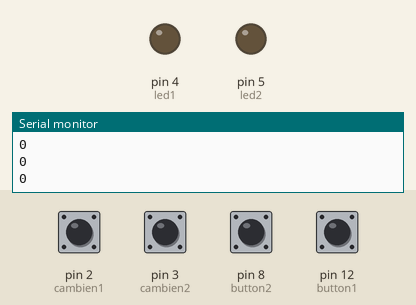
Bench run of a sketch on a simulated Arduino Uno, built with avr-gcc and run on an emulated ATmega328P. Parts: output pins drawn as LEDs (lit = HIGH), the last lines printed to the serial monitor. The test bench sets the inputs (shaded band); at power-on: pin 2 (cambien1), pin 3 (cambien2) HIGH, pin 8 (button2), pin 12 (button1) LOW. The modem accepts every AT command (registered, SIM ready, sends succeed) and sends nothing else.

Above: at 2.3 s.
2.4 s: pin 8 (button2) pulled HIGH for 0.6 s
At 3.3 s:
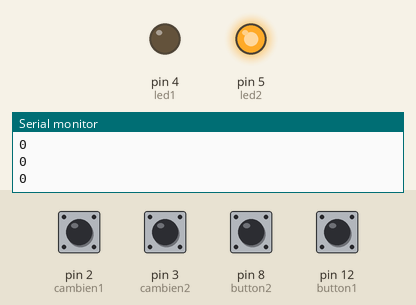
4.5 s: pin 12 (button1) pulled HIGH for 0.6 s
At 5.1 s:
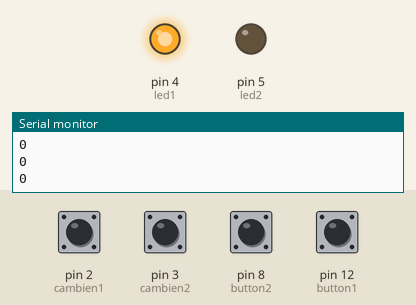
6.7 s: pin 8 (button2) pulled HIGH for 1 s
At 7.7 s:
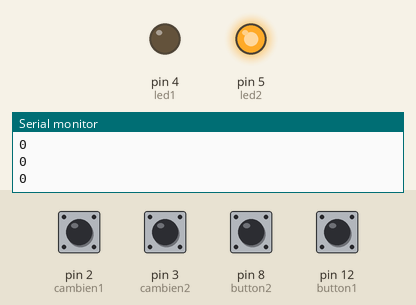
9.2 s: pin 12 (button1) pulled HIGH for 1 s
At 11.1 s:
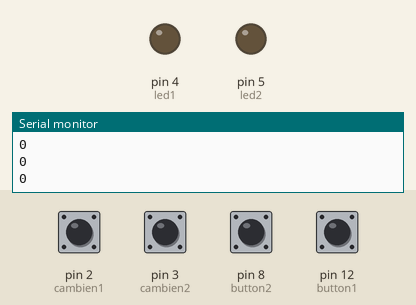
11.9 s: pin 8 (button2) driven HIGH and pin 12 (button1) driven HIGH
At 12.3 s:
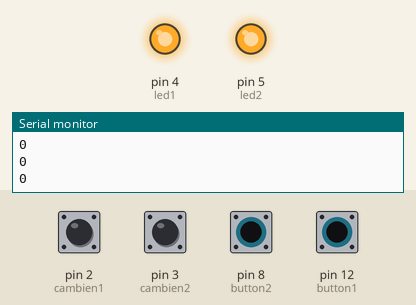
Timing chart, 0 to 14.5 s (numbered marks = the images above; inputs shaded):
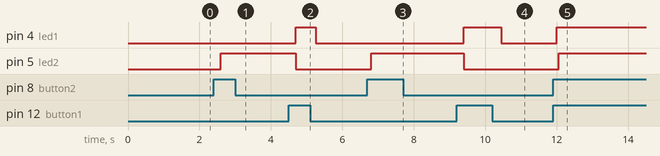

The sketch:

main_uno.ino
```cpp
#include <SoftwareSerial.h>
#include <ArduinoJson.h>

SoftwareSerial GSM(11, 10);

int button1 = 12;
int led1 = 4;
int button2 = 8;
int led2 = 5;

int buttonState1 = LOW;
int lastButtonState1 = LOW;
int buttonState2 = LOW;
int lastButtonState2 = LOW;

boolean isButtonPressed1 = false;
boolean isButtonPressed2 = false;
boolean button2State = false;

char phone_no[] = "+84389205207";
int cambien1 = 2;
int cambien2 = 3;
int giatri1, giatri2;
int dem = 0;

int pre1 = HIGH;
int pre2 = HIGH;
boolean called = false;
int pre_dem = 0;

void initModule(String cmd, char *res, int t) {
  while (1) {
    Serial.println(cmd);
    GSM.println(cmd);
    delay(100);
    while (GSM.available() > 0) {
      if (GSM.find(res)) {
        Serial.println(res);
        delay(t);
        return;
      } else {
        Serial.println("Error");
      }
    }
    delay(t);
  }
}

void callUp(char *number) {
  int tempDem = dem; // Lưu trữ giá trị của dem vào biến tạm thời
  GSM.print("ATD"); GSM.print(number); GSM.println(";");
  delay(20000);
  GSM.println("ATH");
  delay(100);
  dem = tempDem; // Khôi phục lại giá trị của dem sau khi cuộc gọi kết thúc
}

void setup() {
  pinMode(button1, INPUT);
  pinMode(led1, OUTPUT);
  digitalWrite(led1, LOW);
  pinMode(button2, INPUT);
  pinMode(led2, OUTPUT);
  digitalWrite(led2, LOW);
  Serial.begin(115200);
  GSM.begin(115200);
  pinMode(cambien1, INPUT);
  pinMode(cambien2, INPUT);
  Serial.println("Initializing....");
  initModule("AT", "OK", 1000);
}

void loop() {
  giatri1 = digitalRead(cambien1);
  if (giatri1 == LOW && pre1 == HIGH) {
    dem++;
    delay(1000);
  }
  pre1 = giatri1;
  giatri2 = digitalRead(cambien2);
  if (giatri2 == LOW && pre2 == HIGH) {
    dem--;
    delay(1000);
  }
  pre2 = giatri2;
  if (dem < 0) dem = 0;
  pre_dem = dem;

  if (Serial.availableForWrite()) {
    Serial.println(dem);
  }

  buttonState1 = digitalRead(button1);
  if (buttonState1 != lastButtonState1) {
    if (buttonState1 == HIGH) {
       digitalWrite(led1, HIGH);
       digitalWrite(led2, LOW);
       button2State = false;
      if (!isButtonPressed1 && dem != 0) {
        isButtonPressed1 = true;
        callUp(phone_no);
      }else {
        if (isButtonPressed1) {
          isButtonPressed1 = false;
          button2State = false;
        }
      }
    }
    else {
      isButtonPressed1 = false;
      digitalWrite(led1, LOW);
    }
    delay(50);
  }

  buttonState2 = digitalRead(button2);
  if (buttonState2 != lastButtonState2) {
    if (buttonState2 == HIGH) {
      if (button2State == false) {
        digitalWrite(led2, HIGH);
        dem = 0;
        pre1 = HIGH;
        pre2 = HIGH;
        called = false;
        pre_dem = 0;
        button2State = true;
      }
      else {
        digitalWrite(led2, LOW);
        button2State = false;
      }
    }
    delay(50);
  }
  lastButtonState2 = buttonState2;
  lastButtonState1 = buttonState1;
  delay(500);
}
```

Measured:
- after the input at 2.4 s, pin 5 (led2): LOW → HIGH after 0.20 s
- after the input at 4.5 s, pin 4 (led1): LOW → HIGH after 0.20 s, → LOW 0.55 s later; pin 5 (led2): HIGH → LOW after 0.20 s
- after the input at 6.7 s, pin 5 (led2): LOW → HIGH after 0.10 s
- after the input at 9.2 s, pin 4 (led1): LOW → HIGH after 0.20 s, → LOW 1.1 s later; pin 5 (led2): HIGH → LOW after 0.20 s
- after the input at 11.9 s, pin 4 (led1): LOW → HIGH after 0.10 s; pin 5 (led2): LOW → HIGH after 0.15 s
